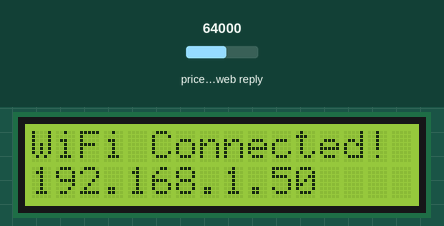
Recording of a sketch running on a simulated Arduino Uno R4 WiFi. Shown: 16×2 character LCD. The test bench sets the inputs (shaded band); at power-on: price in the web reply 64000. WiFi joins after 1.5 s; servers stay silent unless stated; web services answer with replies made up by the test bench; not simulated (calls return 0 or success): secrets.h; what the sketch prints to the serial monitor is not drawn.

Above: at 2.6 s.
At 5.4 s:
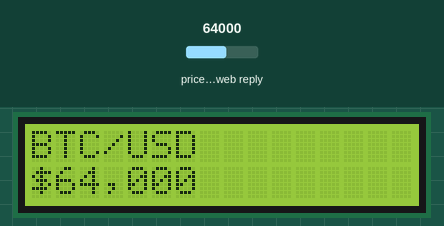

The sketch:

BitcoinTracker.ino
```cpp
//ARDUINO HTTPS
#include <WiFiS3.h>           // For Arduino UNO R4 WiFi
#include <WiFiSSLClient.h>    // For HTTPS connections
#include <ArduinoJson.h>
#include <LiquidCrystal.h>    // For LCD shield

#include "secrets.h"
#include "helpers.h"

// LCD pin configuration for Duinotech 2x16 LCD Keypad Shield
const int rs = 8, en = 9, d4 = 4, d5 = 5, d6 = 6, d7 = 7;
LiquidCrystal lcd(rs, en, d4, d5, d6, d7);

WiFiSSLClient client;

void setup() {
  Serial.begin(115200);
  delay(1000);

  // Init LCD
  lcd.begin(16, 2);
  lcd.clear();
  lcd.setCursor(0, 0);
  lcd.print("Connecting...");

  // Connect to WiFi
  WiFi.begin(WIFI_SSID, WIFI_PASS);

  IPAddress ip;
  int retries = 0;
  while ((WiFi.status() != WL_CONNECTED || (ip = WiFi.localIP()) == INADDR_NONE) && retries < 30) {
    delay(500);
    Serial.print(".");
    retries++;
  }

  lcd.clear();
  if (WiFi.status() == WL_CONNECTED && ip != INADDR_NONE) {
    lcd.setCursor(0, 0);
    lcd.print("WiFi Connected!");
    lcd.setCursor(0, 1);
    lcd.print(ip);
    Serial.println();
    Serial.print("IP Address: ");
    Serial.println(ip);
    delay(1500);
  } else {
    lcd.setCursor(0, 0);
    lcd.print("WiFi Failed");
    Serial.println("WiFi connection failed.");
    return;
  }
}


void loop() {
  if (WiFi.status() == WL_CONNECTED) {
    Serial.println("Connecting to CoinGecko...");
    if (client.connect("api.coingecko.com", 443)) {
      client.println("GET /api/v3/simple/price?ids=bitcoin&vs_currencies=usd HTTP/1.1");
      client.println("Host: api.coingecko.com");
      client.println("Connection: close");
      client.println();

      // Skip headers
      while (client.connected()) {
        String line = client.readStringUntil('\n');
        if (line == "\r") break;
      }

      String response = "";
      bool jsonStarted = false;

      while (client.available()) {
        String line = client.readStringUntil('\n');
        line.trim();

        // Start capturing once we hit the JSON (usually after chunk length)
        if (line.startsWith("{") && line.endsWith("}")) {
          response = line;
          break;
        }
      }

      Serial.println("Raw response:");
      Serial.println(response);

      StaticJsonDocument<200> doc;
      DeserializationError error = deserializeJson(doc, response);

      if (!error) {
        int price = doc["bitcoin"]["usd"];
        String formattedPrice = formatPriceWithComma(price);

        lcd.clear();
        lcd.setCursor(0, 0);
        lcd.print("BTC/USD");
        lcd.setCursor(0, 1);
        lcd.print("$");
        lcd.print(formattedPrice);
      } else {
        Serial.print("JSON Parse Error: ");
        Serial.println(error.c_str());
        lcd.clear();
        lcd.setCursor(0, 0);
        lcd.print("Parse Error");
      }

      client.stop();
    } else {
      Serial.println("HTTPS Connection Failed");
      lcd.clear();
      lcd.setCursor(0, 0);
      lcd.print("Connect Failed");
    }
  } else {
    Serial.println("WiFi Disconnected");
    lcd.clear();
    lcd.setCursor(0, 0);
    lcd.print("WiFi Lost");
  }

  delay(120000);  // Refresh every 2 minutes
}
```

helpers.h
```cpp
#ifndef HELPERS_H
#define HELPERS_H

String formatPriceWithComma(int price) {
  String str = String(price);
  int len = str.length();
  for (int i = len - 3; i > 0; i -= 3) {
    str = str.substring(0, i) + "," + str.substring(i);
  }
  return str;
}

#endif
```

Measured:
- what the display in image 0 shows lasts 2.7 s, from 2.6 s to 5.3 s
